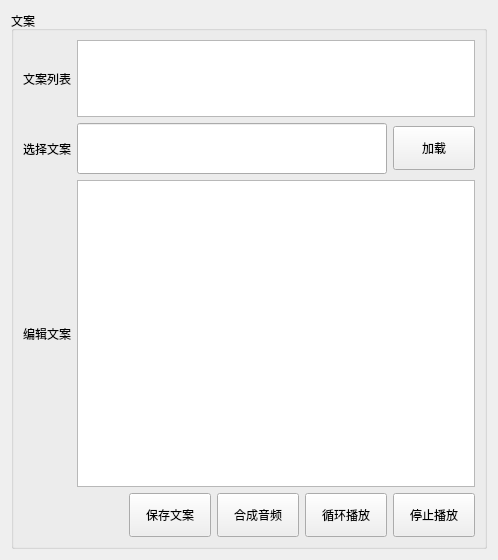
      <widget class="QWidget" name="page_3">
       <layout class="QGridLayout" name="gridLayout_38">
        <item row="0" column="0">
         <widget class="QGroupBox" name="groupBox_copywriting">
          <property name="title">
           <string>文案</string>
          </property>
          <layout class="QGridLayout" name="gridLayout_37" rowstretch="2,1,8,0,0,1" columnstretch="0,0,0,0,0,0,0">
           <item row="5" column="4">
            <widget class="QPushButton" name="pushButton_copywriting_synthetic_audio">
             <property name="styleSheet">
              <string notr="true">text-align: center;
padding: 12px 16px;
font: 80 10pt &quot;微软雅黑&quot;;</string>
             </property>
             <property name="text">
              <string>合成音频</string>
             </property>
            </widget>
           </item>
           <item row="2" column="0">
            <widget class="QLabel" name="label_copywriting_edit">
             <property name="styleSheet">
              <string notr="true">font: 80 12pt &quot;微软雅黑&quot;;</string>
             </property>
             <property name="text">
              <string>编辑文案</string>
             </property>
            </widget>
           </item>
           <item row="1" column="0">
            <widget class="QLabel" name="label_copywriting_select">
             <property name="styleSheet">
              <string notr="true">font: 80 12pt &quot;微软雅黑&quot;;</string>
             </property>
             <property name="text">
              <string>选择文案</string>
             </property>
            </widget>
           </item>
           <item row="5" column="3">
            <widget class="QPushButton" name="pushButton_copywriting_save">
             <property name="styleSheet">
              <string notr="true">text-align: center;
padding: 12px 16px;
font: 80 10pt &quot;微软雅黑&quot;;</string>
             </property>
             <property name="text">
              <string>保存文案</string>
             </property>
            </widget>
           </item>
           <item row="5" column="0" colspan="2">
            <spacer name="horizontalSpacer">
             <property name="orientation">
              <enum>Qt::Horizontal</enum>
             </property>
             <property name="sizeHint" stdset="0">
              <size>
               <width>40</width>
               <height>20</height>
              </size>
             </property>
            </spacer>
           </item>
           <item row="5" column="5">
            <widget class="QPushButton" name="pushButton_copywriting_loop_play">
             <property name="styleSheet">
              <string notr="true">text-align: center;
padding: 12px 16px;
font: 80 10pt &quot;微软雅黑&quot;;</string>
             </property>
             <property name="text">
              <string>循环播放</string>
             </property>
            </widget>
           </item>
           <item row="0" column="0">
            <widget class="QLabel" name="label_copywriting_list">
             <property name="styleSheet">
              <string notr="true">font: 80 12pt &quot;微软雅黑&quot;;</string>
             </property>
             <property name="text">
              <string>文案列表</string>
             </property>
            </widget>
           </item>
           <item row="5" column="2">
            <spacer name="horizontalSpacer_2">
             <property name="orientation">
              <enum>Qt::Horizontal</enum>
             </property>
             <property name="sizeHint" stdset="0">
              <size>
               <width>40</width>
               <height>20</height>
              </size>
             </property>
            </spacer>
           </item>
           <item row="5" column="6">
            <widget class="QPushButton" name="pushButton_copywriting_stop_play">
             <property name="styleSheet">
              <string notr="true">text-align: center;
padding: 12px 16px;
font: 80 10pt &quot;微软雅黑&quot;;</string>
             </property>
             <property name="text">
              <string>停止播放</string>
             </property>
            </widget>
           </item>
           <item row="2" column="1" colspan="6">
            <widget class="QTextEdit" name="textEdit_copywriting_edit"/>
           </item>
           <item row="1" column="6">
            <widget class="QPushButton" name="pushButton_copywriting_select">
             <property name="styleSheet">
              <string notr="true">text-align: center;
padding: 12px 16px;
font: 80 10pt &quot;微软雅黑&quot;;</string>
             </property>
             <property name="text">
              <string>加载</string>
             </property>
            </widget>
           </item>
           <item row="0" column="1" colspan="6">
            <widget class="QTextEdit" name="textEdit_copywriting_list">
             <property name="readOnly">
              <bool>true</bool>
             </property>
             <property name="html">
              <string>&lt;!DOCTYPE HTML PUBLIC &quot;-//W3C//DTD HTML 4.0//EN&quot; &quot;http://www.w3.org/TR/REC-html40/strict.dtd&quot;&gt;
&lt;html&gt;&lt;head&gt;&lt;meta name=&quot;qrichtext&quot; content=&quot;1&quot; /&gt;&lt;style type=&quot;text/css&quot;&gt;
p, li { white-space: pre-wrap; }
&lt;/style&gt;&lt;/head&gt;&lt;body style=&quot; font-family:'SimSun'; font-size:9pt; font-weight:400; font-style:normal;&quot;&gt;
&lt;p style=&quot;-qt-paragraph-type:empty; margin-top:0px; margin-bottom:0px; margin-left:0px; margin-right:0px; -qt-block-indent:0; text-indent:0px;&quot;&gt;&lt;br /&gt;&lt;/p&gt;&lt;/body&gt;&lt;/html&gt;</string>
             </property>
            </widget>
           </item>
           <item row="1" column="1" colspan="5">
            <widget class="QLineEdit" name="lineEdit_copywriting_select">
             <property name="styleSheet">
              <string notr="true">height:45px;</string>
             </property>
            </widget>
           </item>
          </layout>
         </widget>
        </item>
       </layout>
      </widget>
